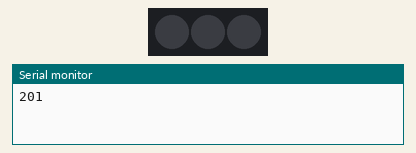
Simulated run of this program. Board: ESP8266 (NodeMCU). Shown: 3 RGB LEDs in strip order, left to right, the last lines printed to the serial monitor. Dim RGB values are drawn brighter than linear; colours are those a GRB WS2812 strip shows for the declared byte order.

Above: at 0.1 s.
At 39.77 s:
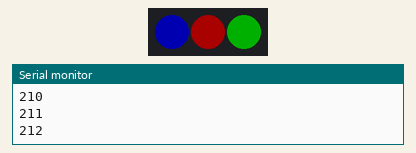
Timing chart, 0 to 40.0 s (numbered marks = the images above):
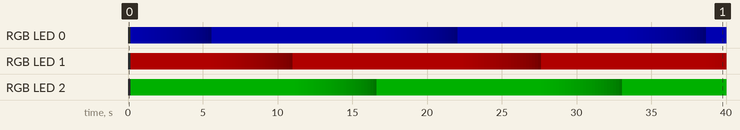

The program:

main.cpp
```cpp
#include <Arduino.h>
#include <FastLED.h>
#define NUM_LEDS 3

int brightness = 200;
int ledI = 0;

CRGBArray<NUM_LEDS> leds;

void setup() {
  FastLED.addLeds<WS2812,2>(leds, NUM_LEDS);
  Serial.begin(115200);
  //FastLED.setBrightness(10);
}

void loop(){
  if(++brightness == 255){
    brightness = 200;
    if (++ledI >= NUM_LEDS) {
      ledI = 0;
    }
  }
  Serial.println(brightness);
    leds[0].setRGB(0,0,255);

    leds[1].setRGB(0,255,0);

    leds[2].setRGB(255,0, 0);
    if (ledI != 0){
      leds[0].fadeLightBy(200);
    }
    if (ledI != 1){
      leds[1].fadeLightBy(200);
    }
    if (ledI != 2){
      leds[2].fadeLightBy(200);
    }
    leds[ledI].fadeLightBy(brightness);
    delay(100);

FastLED.show();
}
```

Measured:
- by itself, RGB LED 1: off → RGB(55, 0, 0) at 0.20 s, → RGB(54, 0, 0) 5.4 s later, → RGB(52, 0, 0) 0.20 s later, → RGB(50, 0, 0) 0.20 s later, … (64 changes in this stretch)
- by itself, RGB LED 0: off → RGB(0, 0, 53) at 0.20 s, → RGB(0, 0, 51) 0.20 s later, → RGB(0, 0, 49) 0.20 s later, → RGB(0, 0, 47) 0.20 s later, … (84 changes in this stretch)
